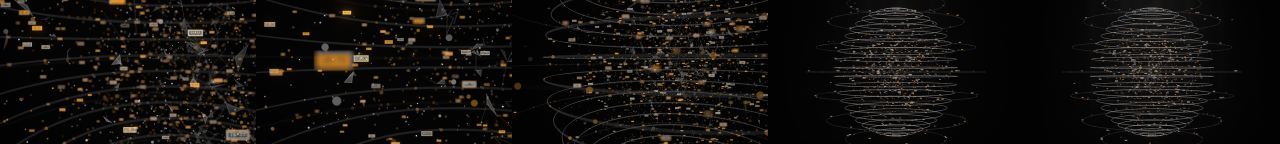
#> input picture deliverables/contact-sheets/DataSphere_WhiteAmber_sheet.png, 2560 x 288 px (shown at 1/2 size)
$ python clipcheck.py ../../deliverables/contact-sheets/DataSphere_WhiteAmber_sheet.png
#> lines starting #> are read from the running program, lines starting #| are printed output that depends on the picture
import sys, numpy as np
from PIL import Image
for f in sys.argv[1:]:
    a = np.asarray(Image.open(f).convert('RGB')).astype(int)
    m = a.max(axis=2)
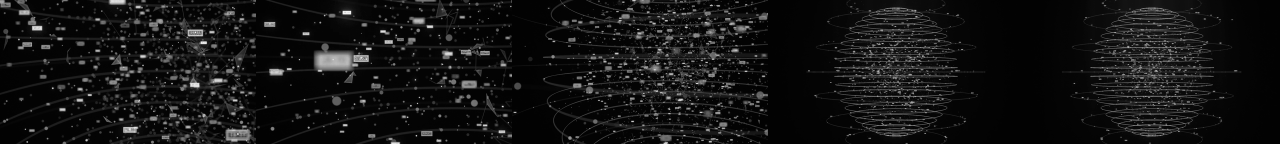
#> m: shape (288, 2560) int64 (shown at 1/2 size); min 0, max 255, mean 19.1
    h, w = m.shape
#> h = 288; w = 2560
    cy, cx = np.unravel_index(np.argmax(np.convolve(m.ravel(), np.ones(1), 'same').reshape(h, w)), m.shape)
#> cy = 107; cx = 827
    print(f, f"px>=254: {(m >= 254).sum()} ({(m >= 254).mean()*100:.3f}%), px==255: {(m == 255).sum()}",
          "row through brightest:", m[cy, max(0, cx-60):cx+61:6].tolist())
#| ../../deliverables/contact-sheets/DataSphere_WhiteAmber_sheet.png px>=254: 4 (0.001%), px==255: 4 row through brightest: [4, 4, 4, 3, 4, 5, 4, 4, 4, 6, 255, 8, 5, 4, 4, 4, 4, 4, 5, 6, 125]

$ run again, on deliverables/contact-sheets/FibreWorldMap_HoldLoop_sheet.png
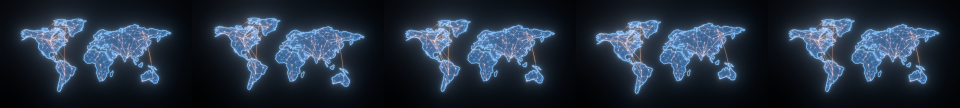
#> input picture deliverables/contact-sheets/FibreWorldMap_HoldLoop_sheet.png, 1920 x 216 px (shown at 1/2 size)
#> `m = a.max(axis=2)`:
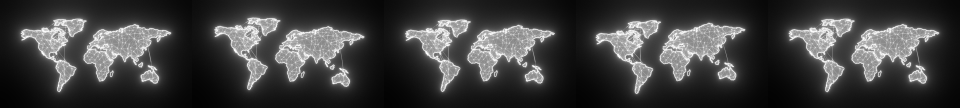
#> m: shape (216, 1920) int64 (shown at 1/2 size); min 2, max 255, mean 63.7
#> cy = 38; cx = 532
#| ../../deliverables/contact-sheets/FibreWorldMap_HoldLoop_sheet.png px>=254: 791 (0.191%), px==255: 577 row through brightest: [57, 61, 66, 78, 225, 218, 182, 202, 232, 211, 255, 172, 188, 230, 95, 67, 52, 47, 44, 43, 41]
